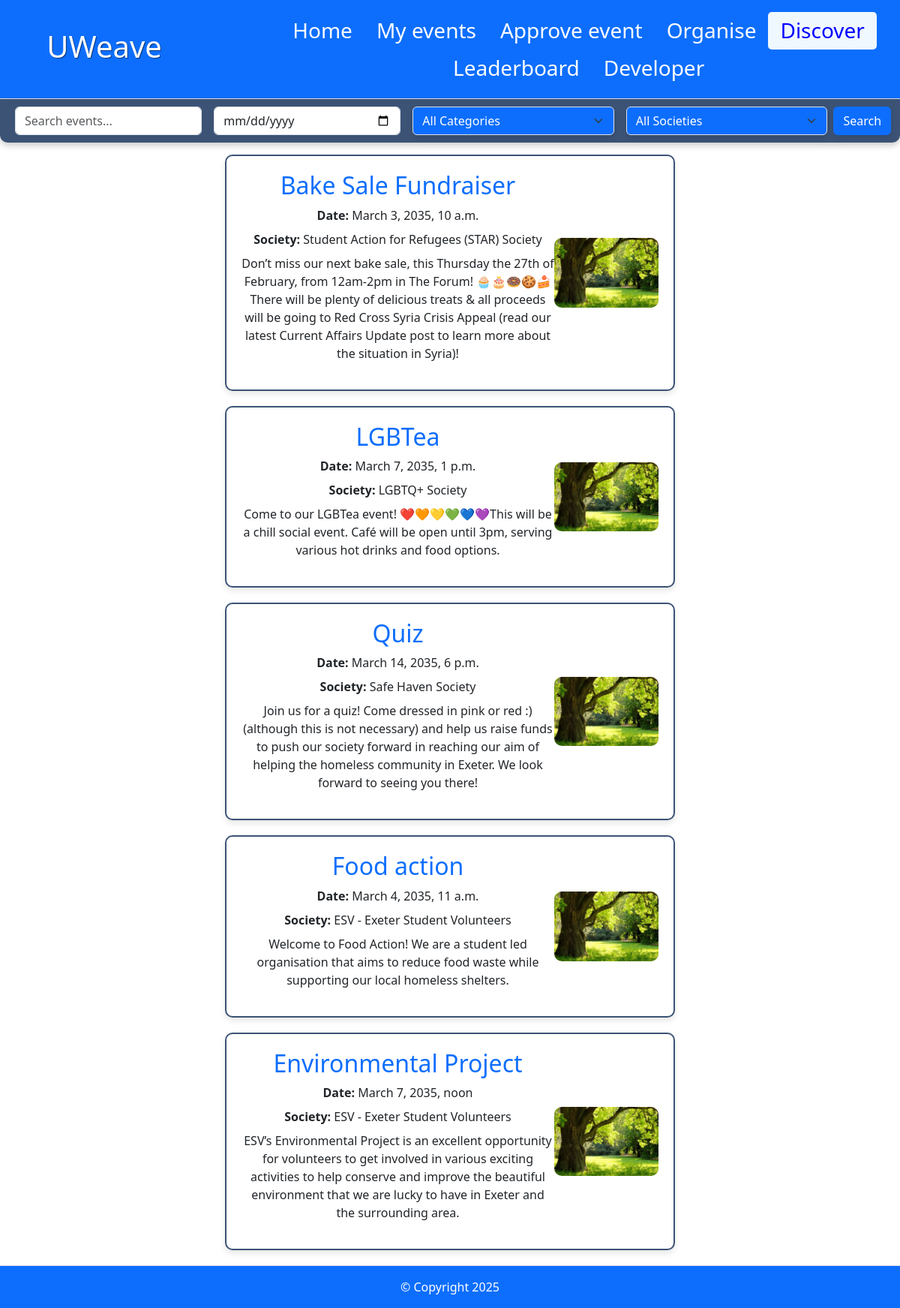
Screenshot of /discover (signed in) with the database file from the repository.
### app/models.py (models this page shows, shortened)
class Event(models.Model):
    start_key = models.CharField(max_length=7, default=generate_random_key)
    end_key = models.CharField(max_length=7, blank=True, default=generate_random_key)
    category = models.CharField(max_length=50)
    organiser = models.ForeignKey(SocietyRepresentative, on_delete=models.CASCADE, null=True)
    date = models.DateTimeField()
    location = models.ForeignKey(Location, on_delete=models.CASCADE, null=True)
    name = models.CharField(max_length=23)
    expected_attendance = models.IntegerField(null=True)
    actual_attendance = models.IntegerField(null=True)
    maximum_attendance = models.IntegerField(null=True)
    approved = models.BooleanField(default=False)
    rejected = models.BooleanField(default=False)
    description = models.CharField(max_length=300, blank=True)
    image = models.ImageField(upload_to="event_images/", null=True, blank=True)

class SocietyRepresentative(models.Model):
    user = models.OneToOneField(User, on_delete=models.CASCADE)
    society_name = models.CharField(max_length=50)
    class Meta:
        permissions = (
            ("create_events","Can create events"),
            ("generate_qr", "Can generate QR codes for events they are running"),
        )

### app/views.py (the view, shortened to what this page needs)
# urls.py: path("discover", views.discover, name="discover"),
def discover(request: HttpRequest) -> HttpResponse:
    search_query = request.GET.get("search_query", "").lower()
    event_date = request.GET.get("event_date", "")
    category = request.GET.get("category", "")
    society = request.GET.get("society", "")
    society_rep = SocietyRepresentative.objects.all()
    events = Event.objects.all()
    events = events.filter(approved="1",  date__date__gte=timezone.now().date())
    if category:
        events = events.filter(category=category)
    if event_date:
        events = events.filter(date__date=event_date)
    if society:
        society_obj = society_rep.filter(society_name=society).first()
        events = events.filter(organiser=society_obj)
    if search_query:
        def sorter(event: Event) -> int:
            return get_event_search_priority(event, search_query)
        events = [event for event in events if sorter(event) > 0]
        events.sort(key=sorter, reverse=True)
    booked_events = set()
    can_be_unbooked = set()
    return render(request, "discover.html", {
        "events": events,
        "booked_events": booked_events,
        "can_be_unbooked": can_be_unbooked,
        "societies": society_rep,
    })

### app/templates/discover.html (shortened to what this page needs)
<head>
</head>
{% extends "base.html" %}
{% block content %}
<body>
    <form method="GET" action="{% url 'discover' %}" class="container-fluid navbar-custom">
        <div class="d-flex flex-nowrap justify-content-between align-items-center">
            <input type="text" name="search_query" placeholder="Search events..." class="form-control flex-grow-1 mx-2">
            <input type="date" name="event_date" class="form-control flex-grow-1 mx-2">
            <select class="form-select searcher mx-2" name="category">
                <option value="">All Categories</option>
            </select>
            <select class="form-select searcher mx-2" name="society">
                <option value="">All Societies</option>
            </select>
            <button type="submit" class="btn searcher">Search</button>
        </div>
    </form>
    <div class="event-container">
    {% for event in events %}
        <div class="event-card" onclick="showPopup('{{ forloop.counter }}')">
            <div class="col-md-8 text-left" style="width: 50%;">
                <h2 style="color: #0d6efd; word-break: break-word;">{{ event.name }}</h2>
                <p class="mb-2"><strong>Date:</strong> {{ event.date }}</p>
                <p class="mb-2"><strong>Society:</strong> {{ event.organiser.society_name }}</p>
                <p style="word-break: break-word;">{{ event.description }}</p>
            </div>
            <div class="col-md-3">
                <img src="{{ event.image.url }}" alt="Event Image" class="img-fluid" onerror="this.src='/static/default-event.jpg';">
            </div>
        </div>
    {% empty %}
        <p class="text-muted text-center">No sustainable events found. Check back soon!</p>
    {% endfor %}
    </div>
</body>
{% endblock %}

### app/templates/base.html (shortened to what this page needs)
<html lang="en">
<head>
    {% load static %}
        <link href="https://cdn.jsdelivr.net/npm/bootstrap@5.3.3/dist/css/bootstrap.min.css" rel="stylesheet">
</head>
<body class="d-flex flex-column min-vh-100">
    <header>
        <div class="px-3 py-2 text-bg-primary border-bottom">
            <div class="container-fluid" style="width: 100%;">
                <div class="d-flex flex-wrap align-items-center justify-content-center justify-content-lg-start">
                    <div class="navbar">
                        <a href="{% url "home" %}" class="d-flex align-items-center my-2 my-lg-0 me-lg-auto text-white text-decoration-none title">
                            <h1 class="bi me-2">UWeave</h1>
                        </a>
                        <ul class="nav col-12 col-lg-auto my-2 justify-content-center my-md-0 text-small links">
                            <li>
                                <a href="{% url "home" %}" class="nav-link text-white"  id="page-link">
                                    <h3 class="bi d-block mx-auto mb-2 link-name">Home</h3>
                                </a>
                            </li>
                            <li>
                                <a href="{% url "my-events" %}" class="nav-link text-white"  id="page-link">
                                    <h3 class="bi d-block mx-auto mb-2 link-name">My events</h3>
                                </a>
                            </li>
                            {% if user.is_authenticated and perms.app.approve_events %}
                                <li>
                                    <a href="{% url 'approval' %}" class="nav-link text-white"  id="page-link">
                                        <h3 class="bi d-block mx-auto mb-2 link-name">Approve event</h3>
                                    </a>
                                </li>
                            {% endif %}
                            {% if user.is_authenticated and perms.app.create_events %}
                                <li>
                                    <a href="{% url 'organise' %}" class="nav-link text-white"  id="page-link">
                                        <h3 class="bi d-block mx-auto mb-2 link-name">Organise</h3>
                                    </a>
                                </li>
                            {% endif %}
                            <li>
                                <a href="{% url "discover" %}" class="nav-link text-white" id="page-link">
                                    <h3 class="bi d-block mx-auto mb-2 link-name">Discover</h3>
                                </a>
                            </li>
                            <li>
                                <a href="{% url "leaderboard" %}" class="nav-link text-white" id="page-link">
                                    <h3 class="bi d-block mx-auto mb-2 link-name">Leaderboard</h3>
                                </a>
                            </li>
                            <li>
                                <a href="{% url "sign-in" %}" class="nav-link text-white" id="page-link">
                                    {% if user.is_authenticated %}
                                        <h3 class="bi d-block mx-auto mb-2 link-name">{{ user.username }}</h3>
                                    {% else %}
                                        <h3 class="bi d-block mx-auto mb-2 link-name">Sign in</h3>
                                    {% endif %}
                                </a>
                            </li>
                        </ul>
                    </div>
                </div>
            </div>
        </div>
    </header>
  <main class="flex-grow-1">
    {% block content %}
    {% endblock %}
  </main>
  <footer class="py-3 border-top text-center bg-primary text-white mt-auto">
      © Copyright 2025
  </footer>
</body>
</html>

### app/templates/discover.html (style rules this page uses)
.navbar-custom { background-color: #3c5376 !important; padding: 10px 20px; border-radius: 0 0 10px 10px; box-shadow: 0px 4px 8px rgba(0, 0, 0, 0.2); }
.searcher { color: #ffffff !important; background-color: #0d6efd !important; border: none; border-radius: 6px !important; transition: background-color 0.3s ease-in-out !important; box-shadow: 0px 4px 8px rgba(0, 0, 0, 0.1) !important; padding: 8px 15px; }
.event-container { display: flex; flex-direction: column; align-items: center; }
.event-card { display: flex; flex-wrap: wrap; align-items: center; justify-content: center; width: 80%; max-width: 600px; min-height: 200px; border: 2px solid #3c5376; border-radius: 10px; padding: 20px; box-shadow: 0px 4px 8px rgba(0, 0, 0, 0.1); margin-bottom: 20px; background-color: white; }
.event-card .col-md-8, .event-card .col-md-4 { flex: 1; text-align: center; }
.event-card img { width: 100%; height: auto; max-height: 150px; object-fit: contain; border-radius: 10px; }

### app/templates/base.html (style rules this page uses)
.navbar { display: grid; grid-template-columns: repeat(10, minmax(0, 1fr)); width: 100%; }
.title { grid-row: 1; grid-column: 1 / span 3; margin-left: 10%; text-shadow: 1px 1px rgba(0, 0, 0, 0.5); }
.links { display: flex; align-items: center; grid-row: 1; grid-column: 4 / span 7; right: 0; }
.link-name { margin: 0 !important; height: 100%; width:100%; display:flex !important; align-items: center; justify-content: center; }
#page-link { text-shadow: rgba(0, 0, 0, 0.5); height: 100%; }
#page-link.active { border-radius: 5px; background-color: aliceblue; color: blue !important; text-shadow: white; }

### rows the page displays
Event: name "Bake Sale Fundraiser", date "March 3, 2035, 10 a.m.", organiser.society_name "Student Action for Refugees (STAR) Society", description "Don’t miss our next bake sale, this Thursday the 27th of February, from 12am-2pm in The Forum! 🧁🎂🍩🍪🍰There will be plenty of delicious treats & all proceeds will be going to Red Cross Syria Crisis Appeal (read our latest Current Affairs Update post to learn more about the situation in Syria)!"
Event: name "LGBTea", date "March 7, 2035, 1 p.m.", organiser.society_name "LGBTQ+ Society", description "Come to our LGBTea event! ❤️🧡💛💚💙💜This will be a chill social event. Café will be open until 3pm, serving various hot drinks and food options."
Event: name "Quiz", date "March 14, 2035, 6 p.m.", organiser.society_name "Safe Haven Society", description "Join us for a quiz! Come dressed in pink or red :) (although this is not necessary) and help us raise funds to push our society forward in reaching our aim of helping the homeless community in Exeter. We look forward to seeing you there!"
Event: name "Food action", date "March 4, 2035, 11 a.m.", organiser.society_name "ESV - Exeter Student Volunteers", description "Welcome to Food Action! We are a student led organisation that aims to reduce food waste while supporting our local homeless shelters."
Event: name "Environmental Project", date "March 7, 2035, noon", organiser.society_name "ESV - Exeter Student Volunteers", description "ESV’s Environmental Project is an excellent opportunity for volunteers to get involved in various exciting activities to help conserve and improve the beautiful environment that we are lucky to have in Exeter and the surrounding area."

### other values shown
{{ user.username }} "Developer"
